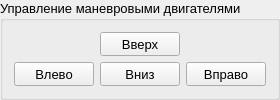
           <widget class="QGroupBox" name="groupBox_12">
            <property name="font">
             <font>
              <pointsize>10</pointsize>
             </font>
            </property>
            <property name="title">
             <string>Управление маневровыми двигателями</string>
            </property>
            <layout class="QVBoxLayout" name="verticalLayout_29">
             <item>
              <layout class="QHBoxLayout" name="horizontalLayout_40">
               <item>
                <widget class="QPushButton" name="pushButton_5">
                 <property name="sizePolicy">
                  <sizepolicy hsizetype="Fixed" vsizetype="Preferred">
                   <horstretch>0</horstretch>
                   <verstretch>0</verstretch>
                  </sizepolicy>
                 </property>
                 <property name="text">
                  <string>Вверх</string>
                 </property>
                </widget>
               </item>
              </layout>
             </item>
             <item>
              <layout class="QHBoxLayout" name="horizontalLayout_39">
               <item>
                <widget class="QPushButton" name="pushButton_6">
                 <property name="sizePolicy">
                  <sizepolicy hsizetype="Fixed" vsizetype="Preferred">
                   <horstretch>0</horstretch>
                   <verstretch>0</verstretch>
                  </sizepolicy>
                 </property>
                 <property name="text">
                  <string>Влево</string>
                 </property>
                </widget>
               </item>
               <item>
                <widget class="QPushButton" name="pushButton_7">
                 <property name="sizePolicy">
                  <sizepolicy hsizetype="Fixed" vsizetype="Preferred">
                   <horstretch>0</horstretch>
                   <verstretch>0</verstretch>
                  </sizepolicy>
                 </property>
                 <property name="text">
                  <string>Вниз</string>
                 </property>
                </widget>
               </item>
               <item>
                <widget class="QPushButton" name="pushButton_8">
                 <property name="sizePolicy">
                  <sizepolicy hsizetype="Fixed" vsizetype="Preferred">
                   <horstretch>0</horstretch>
                   <verstretch>0</verstretch>
                  </sizepolicy>
                 </property>
                 <property name="text">
                  <string>Вправо</string>
                 </property>
                </widget>
               </item>
              </layout>
             </item>
            </layout>
           </widget>
